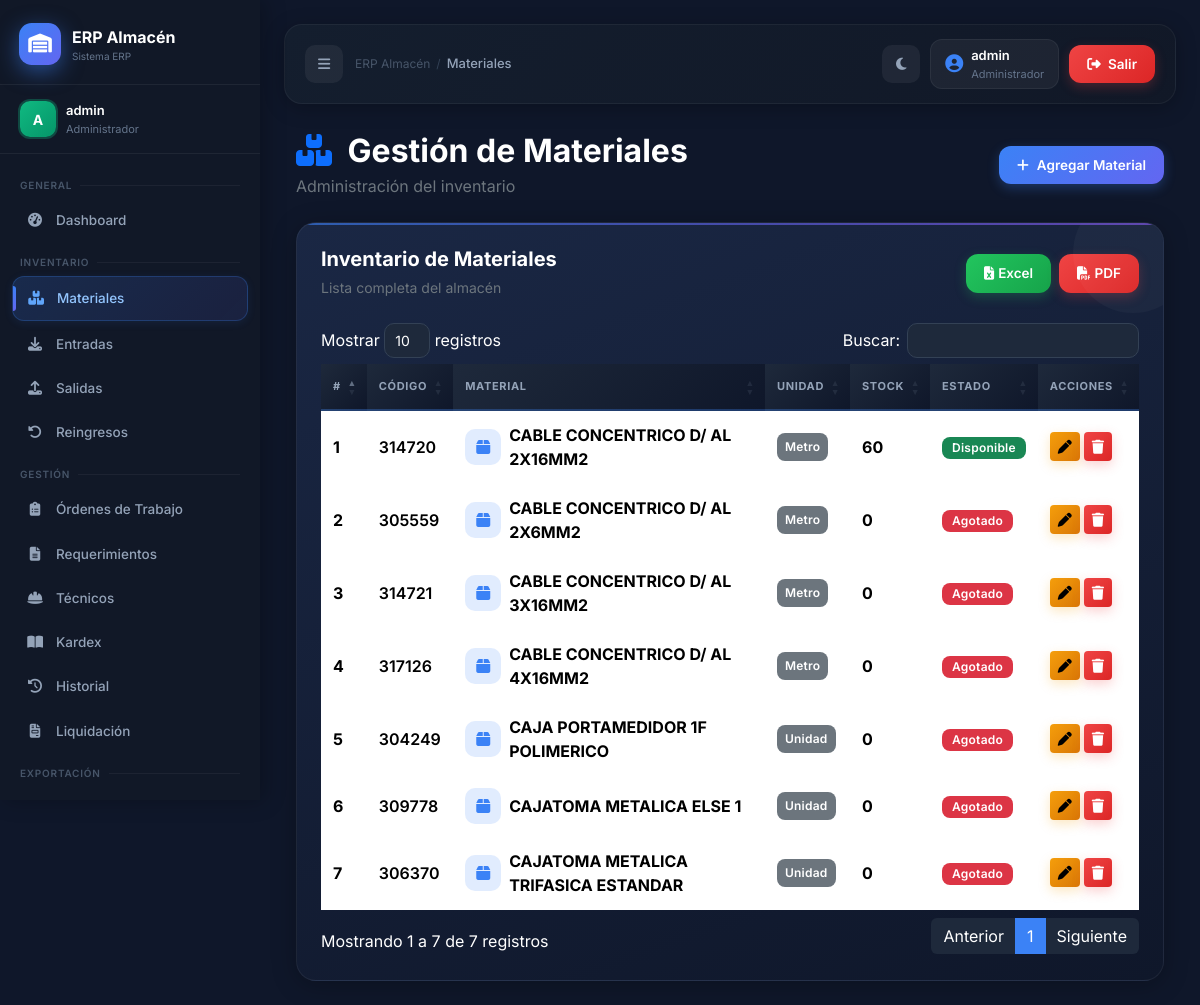
/pages/materiales.php (signed in), run on the app's committed database.
### tables this page shows
CREATE TABLE `materiales` (
  `id` int(11) NOT NULL,
  `codigo` varchar(50) DEFAULT NULL,
  `codigo_electrosur` varchar(20) DEFAULT '',
  `nombre` varchar(150) DEFAULT NULL,
  `unidad` varchar(50) DEFAULT NULL,
  `stock` int(11) DEFAULT 0,
  `activo` tinyint(1) NOT NULL DEFAULT 1
);

### pages/materiales.php (the view, shortened to what this page needs)
<?php
require_once __DIR__ . '/../includes/Conexion.php';
require_once __DIR__ . '/../includes/layout.php';
$rolActual = $_SESSION['rol'] ?? 'tecnico';
$sql       = "SELECT * FROM materiales WHERE activo = 1 ORDER BY nombre ASC";
$resultado = $conn->query($sql);
?>
<div class="container-fluid">
    <div class="d-flex justify-content-between align-items-center mb-4 flex-wrap gap-3">
        <div>
            <h2 class="fw-bold mb-1">
                <i class="fa-solid fa-boxes-stacked me-2 text-primary"></i>
                Gestión de Materiales
            </h2>
            <p class="text-secondary mb-0">Administración del inventario</p>
        </div>
        <?php if (in_array($rolActual, ['admin','almacen'])): ?>
        <a href="agregar_material.php" class="btn btn-primary btn-custom">
            <i class="fa-solid fa-plus me-2"></i>Agregar Material
        </a>
        <?php endif; ?>
    </div>
    <div class="card-dashboard">
        <div class="d-flex justify-content-between align-items-center mb-4 flex-wrap gap-2">
            <div>
                <h5 class="fw-bold mb-1">Inventario de Materiales</h5>
                <small class="text-secondary">Lista completa del almacén</small>
            </div>
            <?php if (in_array($rolActual, ['admin','almacen'])): ?>
            <div class="d-flex gap-2">
                <a href="<?= BASE_URL ?>/exports/exportar_materiales_excel.php" class="btn btn-success btn-sm btn-custom">
                    <i class="fa-solid fa-file-excel me-1"></i>Excel
                </a>
                <a href="generar_pdf.php" class="btn btn-danger btn-sm btn-custom">
                    <i class="fa-solid fa-file-pdf me-1"></i>PDF
                </a>
            </div>
            <?php endif; ?>
        </div>
        <div class="table-responsive">
            <table id="tablaMateriales" class="table table-hover align-middle">
                <thead>
                    <tr>
                        <th>#</th>
                        <th>Código</th>
                        <th>Material</th>
                        <th>Unidad</th>
                        <th>Stock</th>
                        <th>Estado</th>
                        <?php if (in_array($rolActual, ['admin','almacen'])): ?>
                        <th>Acciones</th>
                        <?php endif; ?>
                    </tr>
                </thead>
                <tbody>
                <?php $n = 1; while ($fila = $resultado->fetch_assoc()): ?>
                <?php
                    $stock = (int)$fila['stock'];
                    $badgeHtml = stock_badge($stock);
                ?>
                <tr>
                    <td><strong><?= $n++ ?></strong></td>
                    <td><span class="fw-semibold"><?= htmlspecialchars($fila['codigo']) ?></span></td>
                    <td>
                        <div class="d-flex align-items-center gap-2">
                            <div style="width:36px;height:36px;border-radius:10px;background:rgba(59,130,246,0.15);display:flex;align-items:center;justify-content:center;color:#3b82f6;flex-shrink:0;">
                                <i class="fa-solid fa-box"></i>
                            </div>
                            <strong><?= htmlspecialchars($fila['nombre']) ?></strong>
                        </div>
                    </td>
                    <td><span class="badge bg-secondary p-2"><?= htmlspecialchars($fila['unidad']) ?></span></td>
                    <td><strong><?= $stock ?></strong></td>
                    <td><?= $badgeHtml ?></td>
                    <?php if (in_array($rolActual, ['admin','almacen'])): ?>
                    <td>
                        <div class="d-flex gap-1">
                            <?php if ($rolActual === 'admin'): ?>
                                <a href="editar_material.php?id=<?= $fila['id'] ?>" class="btn btn-warning btn-sm" title="Editar">
                                    <i class="fa-solid fa-pen"></i>
                                </a>
                                <button class="btn btn-danger btn-sm" onclick="confirmarEliminacion(<?= $fila['id'] ?>)" title="Eliminar">
                                    <i class="fa-solid fa-trash"></i>
                                </button>
                            <?php endif; ?>
                        </div>
                    </td>
                    <?php endif; ?>
                </tr>
                <?php endwhile; ?>
                </tbody>
            </table>
        </div>
    </div>
</div>
<?php require_once __DIR__ . '/../includes/footer.php'; ?>

### config/app.php (shortened to what this page needs)
<?php
function stock_badge(int $stock): string {
    if ($stock <= 0)              return '<span class="badge bg-danger">Agotado</span>';
    return '<span class="badge bg-success">Disponible</span>';
}

### includes/layout.php (style rules this page uses)
* { margin:0; padding:0; box-sizing:border-box; }
body { font-family:'Inter',sans-serif; background:#0f172a; color:white; overflow-x:hidden; }
.card-dashboard { background:linear-gradient(145deg,#1e293b,#0f172a); border:1px solid rgba(255,255,255,0.04); border-radius:22px; padding:24px; box-shadow:0 8px 24px rgba(0,0,0,0.2); transition:transform 0.25s ease, box-shadow 0.25s ease; position:relative; overflow:hidden; }
.card-dashboard::before { content:''; position:absolute; width:120px; height:120px; background:rgba(255,255,255,0.03); border-radius:50%; top:-30px; right:-30px; }
.table { color:white; }
.table thead { background:#111827; }
.table tbody tr { transition:background 0.15s; }
.btn-custom { border-radius:12px; padding:9px 18px; font-weight:600; font-size:13.5px; }
.btn-primary { background:#3b82f6; border-color:#3b82f6; }
.card-dashboard { background:linear-gradient(160deg,#1a2744 0%,#0f172a 100%); border:1px solid rgba(255,255,255,0.06); border-radius:20px; padding:24px; box-shadow:0 4px 24px rgba(0,0,0,0.25); transition:transform 0.25s ease, box-shadow 0.25s ease; position:relative; overflow:hidden; }
.card-dashboard::after { content:''; position:absolute; top:0; left:0; right:0; height:2px; background:linear-gradient(90deg,#3b82f6,#6366f1,#8b5cf6); border-radius:20px 20px 0 0; opacity:0.6; }
.table thead tr th { background:linear-gradient(135deg,#1e293b,#0f172a); color:#94a3b8; font-size:11px; font-weight:700; text-transform:uppercase; letter-spacing:0.06em; padding:14px 12px; border-bottom:2px solid rgba(59,130,246,0.3) !important; border-top:none !important; }
.table tbody td { padding:12px; border-color:rgba(255,255,255,0.04) !important; vertical-align:middle; }
.btn-primary { background:linear-gradient(135deg,#3b82f6,#6366f1) !important; border:none !important; box-shadow:0 4px 12px rgba(59,130,246,0.3); transition:all 0.2s !important; }
.btn-success { background:linear-gradient(135deg,#22c55e,#16a34a) !important; border:none !important; box-shadow:0 4px 12px rgba(34,197,94,0.25); transition:all 0.2s !important; }
.btn-danger { background:linear-gradient(135deg,#ef4444,#dc2626) !important; border:none !important; box-shadow:0 4px 12px rgba(239,68,68,0.25); transition:all 0.2s !important; }
.btn-warning { background:linear-gradient(135deg,#f59e0b,#d97706) !important; border:none !important; box-shadow:0 4px 12px rgba(245,158,11,0.25); transition:all 0.2s !important; }
.badge { font-weight:600; letter-spacing:0.02em; padding:5px 10px; border-radius:8px; }

### data on the page
materiales: codigo "314720", nombre "CABLE CONCENTRICO D/ AL 2X16MM2", unidad "Metro", stock "60"
materiales: codigo "305559", nombre "CABLE CONCENTRICO D/ AL 2X6MM2", unidad "Metro", stock "0", shows "Agotado"
materiales: codigo "314721", nombre "CABLE CONCENTRICO D/ AL 3X16MM2", unidad "Metro", stock "0", shows "Agotado"
materiales: codigo "317126", nombre "CABLE CONCENTRICO D/ AL 4X16MM2", unidad "Metro", stock "0", shows "Agotado"
materiales: codigo "304249", nombre "CAJA PORTAMEDIDOR 1F POLIMERICO", unidad "Unidad", stock "0", shows "Agotado"
materiales: codigo "309778", nombre "CAJATOMA METALICA ELSE 1", unidad "Unidad", stock "0", shows "Agotado"
materiales: codigo "306370", nombre "CAJATOMA METALICA TRIFASICA ESTANDAR", unidad "Unidad", stock "0", shows "Agotado"

### other printed values
APP_NAME "ERP Almacén"
$_SESSION['nombre_completo'] "admin"
$nombres[$paginaActual] "Materiales"
